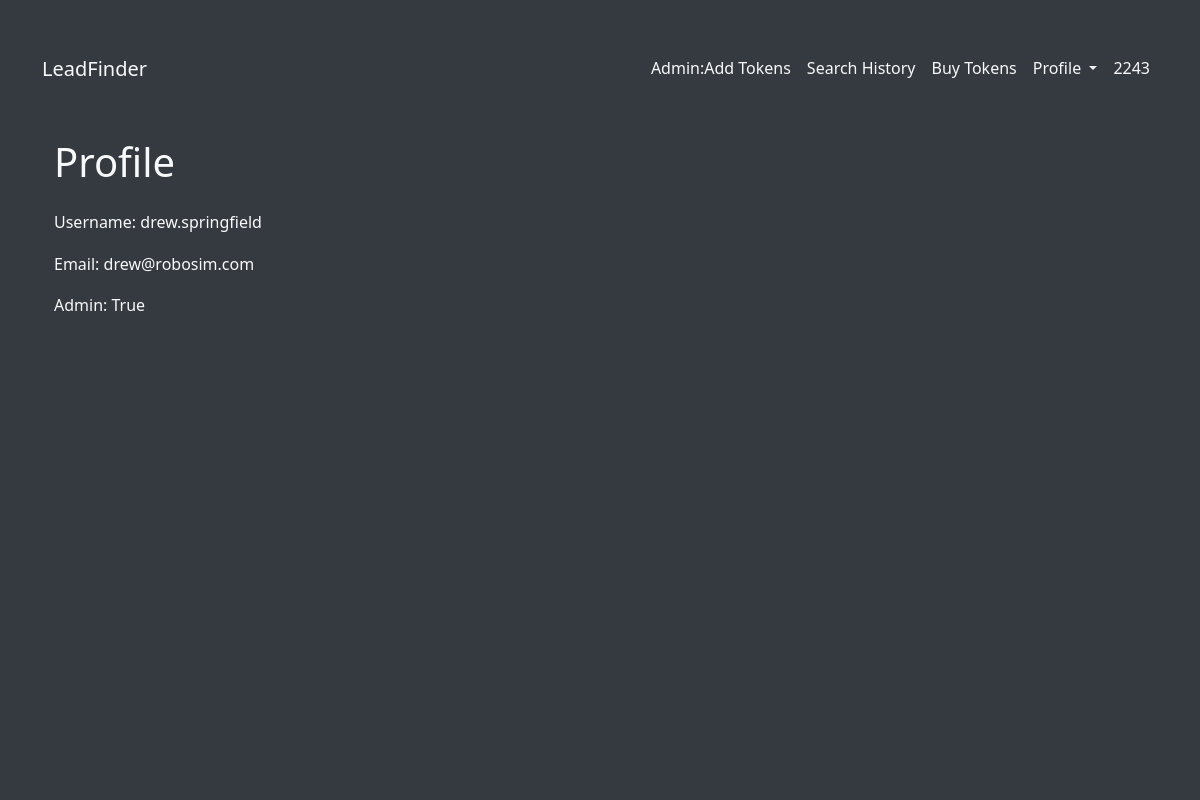
Screenshot of /profile.html (signed in) with the database file from the repository.
### app/main/models.py (models this page shows, shortened)
class User(UserMixin, db.Model):
    id = db.Column(db.Integer, primary_key=True)
    username = db.Column(db.String(64), index=True, unique=True)
    email = db.Column(db.String(120), index=True, unique=True)
    password_hash = db.Column(db.String(128))
    subscription = db.Column(db.String(10))
    tokens = db.Column(db.Integer, default=30)
    search_history = db.relationship('SearchHistory', back_populates='user', lazy='dynamic')
    is_admin = db.Column(db.Boolean, default=False)

### app/main/routes.py (the view)
@main_bp.route('/profile.html', methods=['GET', 'POST'])
@login_required
def profile():
    return render_template('profile.html', title='Profile', user=current_user)

### app/main/models.py (called while the page is built)
@login_manager.user_loader
def load_user(id):
    return User.query.get(int(id))

### app/templates/profile.html
{% extends "base.html" %}
{% block content %}
<div class="container mt-4">
    <h1 class="mb-4">Profile</h1>
    <p>Username: {{ user.username }}</p>
    <p>Email: {{ user.email }}</p>
    <p>Admin: {{ user.is_admin }}</p>
</div>
{% endblock %}

### app/templates/base.html (shortened to what this page needs)
<!doctype html>
<html lang="en">
  <head>
    <link href="https://cdn.jsdelivr.net/npm/bootstrap@5.3.0-alpha1/dist/css/bootstrap.min.css" rel="stylesheet">
    <link rel="stylesheet" href="{{ url_for('static', filename='css/styles.css') }}">
  </head>
  <body>
    <video autoplay muted loop id="myVideo">
      <source src="/static/pexels-rostislav-uzunov-8303104-1920x1080-24fps.mp4" type="video/mp4">
    </video>
    <div class="content-wrapper">
      <nav class="navbar navbar-expand-lg">
        <div class="container">
          <a class="navbar-brand" href="{{ url_for('main.index') }}">LeadFinder</a>
          <ul class="navbar-nav ml-auto">
            {% if current_user.is_admin %}
            <li class="nav-item">
              <a class="nav-link" href="{{ url_for('main.add_tokens') }}">Admin:Add Tokens</a>
            </li>
            {% endif %}
            {% if current_user.is_authenticated %}
            <li class="nav-item">
              <a class="nav-link" href="{{ url_for('main.search_history') }}">Search History</a>
            </li>
            <li class="nav-item">
              <a class="nav-link" href="{{ url_for('main.buy_tokens')}}">Buy Tokens</a>
            </li>
            <li class="nav-item dropdown">
              <a class="nav-link dropdown-toggle" href="#" id="profileDropdown" role="button" data-bs-toggle="dropdown" aria-haspopup="true" aria-expanded="false">
                  Profile
              </a>
            </li>
            <li class="nav-item">
              <span class="nav-link">{{ current_user.tokens if current_user.tokens else 0}}</span>
            </li>
            {% endif %}
          </ul>
        </div>
      </nav>
    </div>
    <div class="container">
      {% block content %}{% endblock %}
    </div>
  </body>
</html>

### app/static/css/styles.css (style rules this page uses)
body { font-family: 'Segoe UI', Tahoma, Geneva, Verdana, sans-serif; background-color: #343a40; color: #f8f9fa; line-height: 1.6; }
.navbar { background-color: transparent; }
.navbar .navbar-brand { color: #f8f9fa; }
.navbar .navbar-nav .nav-link { color: #f8f9fa; }
.container { margin-top: 40px; }
#myVideo { position: fixed; right: 0; bottom: 0; min-width: 100%; min-height: 100%; z-index: -1; }
.content-wrapper { position: relative; z-index: 1; }

### rows the page displays
User: tokens "2243", username "drew.springfield", email "drew@robosim.com", is_admin "True"
